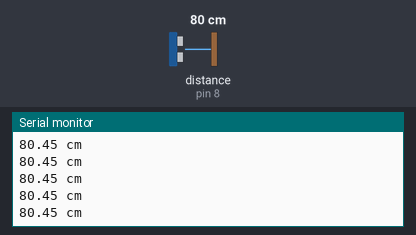
Simulated run of this sketch. Board: Arduino Uno, built with avr-gcc and run on an emulated ATmega328P. On the bench: the last lines printed to the serial monitor. Wiring (inferred from the names in the program): ultrasonic range finder: trigger pin 9; echo pin 8. The inputs (shaded band) are chosen by the test bench; at power-on: distance to the obstacle (sensor on pin 8) 80 cm. The echo pulse lasts 58.3 µs per cm.

Above: at 1.2 s.
1.3 s: distance to the obstacle (sensor on pin 8) set to 2 cm
At 1.35 s:
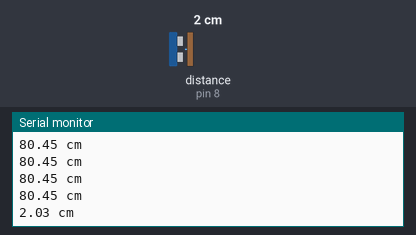
4.3 s: distance to the obstacle (sensor on pin 8) set to 4 cm
At 4.31 s:
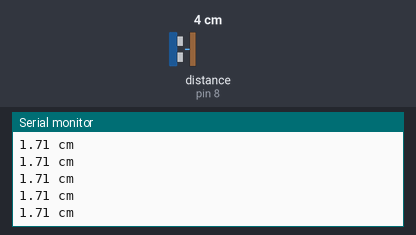
5.8 s: distance to the obstacle (sensor on pin 8) set to 35 cm
At 5.84 s:
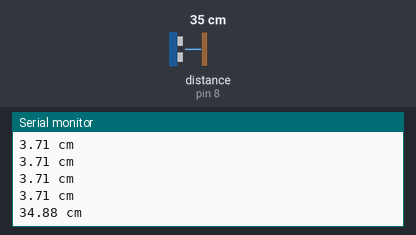
Timing chart, 0 to 8.8 s (numbered marks = the images above; inputs shaded):
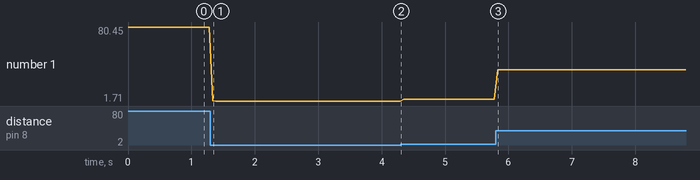

Measured:
- after the input at 1.3 s, the serial monitor: prints a new line at once (image 1)
- after the input at 5.8 s, the serial monitor: prints a new line at once (image 3)
- plotted number 1: 80.45 → 1.71 after the input at 1.3 s, 1.71 → 3.71 after the input at 4.3 s, 3.71 → 35.21 after the input at 5.8 s

The sketch:

22_ULTRASONIC_DISTANCE_READ.ino
```cpp
const int trigPin = 9;
const int echoPin = 8;
float distance = 0;
void setup(){
  Serial.begin (9600);
  pinMode(trigPin, OUTPUT);
  pinMode(echoPin, INPUT);

}
void loop(){
  float echoTime;
  float calculatedDistance;
  digitalWrite(trigPin, HIGH);
  delayMicroseconds(10);
  digitalWrite(trigPin, LOW);
  echoTime = pulseIn(echoPin, HIGH);
  calculatedDistance = echoTime/58.0;
  distance = calculatedDistance;
  Serial.print(distance);
  Serial.println(" cm");
  delay(50);
}
```
